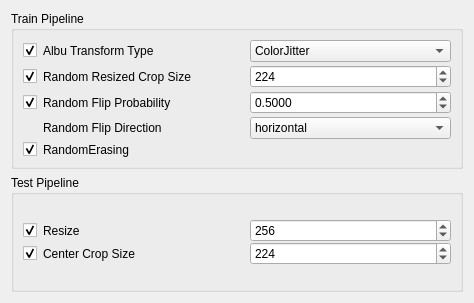
<?xml version="1.0" encoding="UTF-8"?>
<ui version="4.0">
 <class>MMClassificationDataAugmentationInput</class>
 <widget class="QWidget" name="MMClassificationDataAugmentationInput">
  <property name="geometry">
   <rect>
    <x>0</x>
    <y>0</y>
    <width>474</width>
    <height>303</height>
   </rect>
  </property>
  <property name="windowTitle">
   <string>Form</string>
  </property>
  <layout class="QGridLayout" name="gridLayout">
   <item row="0" column="0">
    <widget class="QGroupBox" name="groupDataAugmentationTrainPipeline">
     <property name="title">
      <string>Train Pipeline</string>
     </property>
     <layout class="QVBoxLayout" name="verticalLayout_9">
      <item>
       <layout class="QGridLayout" name="gridLayout_17" columnstretch="0,2,2">
        <property name="verticalSpacing">
         <number>3</number>
        </property>
        <item row="3" column="2">
         <widget class="QComboBox" name="comboBox_randomFlipDirection">
          <property name="currentText">
           <string>horizontal</string>
          </property>
          <item>
           <property name="text">
            <string>horizontal</string>
           </property>
          </item>
          <item>
           <property name="text">
            <string>vertical</string>
           </property>
          </item>
         </widget>
        </item>
        <item row="2" column="0">
         <widget class="QCheckBox" name="checkBox_randomFlipProbabilityAndDirection">
          <property name="text">
           <string/>
          </property>
          <property name="checked">
           <bool>true</bool>
          </property>
         </widget>
        </item>
        <item row="0" column="0">
         <widget class="QCheckBox" name="checkBox_albuTransformType">
          <property name="text">
           <string/>
          </property>
          <property name="checked">
           <bool>true</bool>
          </property>
         </widget>
        </item>
        <item row="2" column="1">
         <widget class="QLabel" name="label_randomFlipProbability">
          <property name="text">
           <string>Random Flip Probability</string>
          </property>
         </widget>
        </item>
        <item row="5" column="2">
         <layout class="QHBoxLayout" name="horizontalLayout_24"/>
        </item>
        <item row="1" column="0">
         <widget class="QCheckBox" name="checkBox_randomResizedCropSize">
          <property name="text">
           <string/>
          </property>
          <property name="checked">
           <bool>true</bool>
          </property>
         </widget>
        </item>
        <item row="2" column="2">
         <widget class="QDoubleSpinBox" name="doubleSpinBox_randomFlipProbability">
          <property name="text" stdset="0">
           <string>0,5000</string>
          </property>
          <property name="decimals">
           <number>4</number>
          </property>
          <property name="maximum">
           <double>1.000000000000000</double>
          </property>
          <property name="singleStep">
           <double>0.050000000000000</double>
          </property>
          <property name="value">
           <double>0.500000000000000</double>
          </property>
         </widget>
        </item>
        <item row="4" column="0">
         <widget class="QCheckBox" name="checkBox_randomErasing">
          <property name="text">
           <string/>
          </property>
          <property name="checked">
           <bool>true</bool>
          </property>
         </widget>
        </item>
        <item row="0" column="2">
         <widget class="QComboBox" name="comboBox_albuTransformType">
          <property name="currentText">
           <string>ColorJitter</string>
          </property>
          <item>
           <property name="text">
            <string>ColorJitter</string>
           </property>
          </item>
         </widget>
        </item>
        <item row="0" column="1">
         <widget class="QLabel" name="label_albuTransformType">
          <property name="text">
           <string>Albu Transform Type</string>
          </property>
         </widget>
        </item>
        <item row="1" column="1">
         <widget class="QLabel" name="label_randomResiszedCrop">
          <property name="text">
           <string>Random Resized Crop Size</string>
          </property>
         </widget>
        </item>
        <item row="3" column="1">
         <widget class="QLabel" name="label_randomFlipDirection">
          <property name="text">
           <string>Random Flip Direction</string>
          </property>
         </widget>
        </item>
        <item row="1" column="2">
         <widget class="QSpinBox" name="spinBox_resizedCropSize">
          <property name="text" stdset="0">
           <string>224</string>
          </property>
          <property name="minimum">
           <number>1</number>
          </property>
          <property name="maximum">
           <number>2000</number>
          </property>
          <property name="singleStep">
           <number>1</number>
          </property>
          <property name="value">
           <number>224</number>
          </property>
         </widget>
        </item>
        <item row="4" column="1">
         <widget class="QLabel" name="label_randomErasing">
          <property name="text">
           <string>RandomErasing</string>
          </property>
         </widget>
        </item>
        <item row="4" column="2">
         <layout class="QHBoxLayout" name="horizontalLayout_options">
          <property name="sizeConstraint">
           <enum>QLayout::SetFixedSize</enum>
          </property>
          <item>
           <spacer name="horizontalSpacer_15">
            <property name="orientation">
             <enum>Qt::Horizontal</enum>
            </property>
            <property name="sizeHint" stdset="0">
             <size>
              <width>40</width>
              <height>5</height>
             </size>
            </property>
           </spacer>
          </item>
         </layout>
        </item>
       </layout>
      </item>
     </layout>
    </widget>
   </item>
   <item row="1" column="0">
    <widget class="QGroupBox" name="groupDataAugmentationTestPipeline">
     <property name="title">
      <string>Test Pipeline</string>
     </property>
     <layout class="QVBoxLayout" name="verticalLayout_10">
      <property name="spacing">
       <number>1</number>
      </property>
      <item>
       <layout class="QGridLayout" name="gridLayout_18" columnstretch="0,2,2">
        <property name="horizontalSpacing">
         <number>6</number>
        </property>
        <property name="verticalSpacing">
         <number>0</number>
        </property>
        <item row="0" column="0">
         <widget class="QCheckBox" name="checkBox_resize">
          <property name="text">
           <string/>
          </property>
          <property name="checked">
           <bool>true</bool>
          </property>
         </widget>
        </item>
        <item row="1" column="2">
         <layout class="QHBoxLayout" name="horizontalLayout_TestOptions">
          <property name="sizeConstraint">
           <enum>QLayout::SetFixedSize</enum>
          </property>
          <item>
           <widget class="QSpinBox" name="spinBox_centerCropSize">
            <property name="text" stdset="0">
             <string>224</string>
            </property>
            <property name="minimum">
             <number>1</number>
            </property>
            <property name="maximum">
             <number>2000</number>
            </property>
            <property name="value">
             <number>224</number>
            </property>
           </widget>
          </item>
         </layout>
        </item>
        <item row="1" column="0">
         <widget class="QCheckBox" name="checkBox_centerCropSize">
          <property name="text">
           <string/>
          </property>
          <property name="checked">
           <bool>true</bool>
          </property>
         </widget>
        </item>
        <item row="0" column="1">
         <widget class="QLabel" name="label_resize">
          <property name="text">
           <string>Resize</string>
          </property>
         </widget>
        </item>
        <item row="0" column="2">
         <widget class="QSpinBox" name="spinBox_resize">
          <property name="text" stdset="0">
           <string>256</string>
          </property>
          <property name="minimum">
           <number>1</number>
          </property>
          <property name="maximum">
           <number>2000</number>
          </property>
          <property name="value">
           <number>256</number>
          </property>
         </widget>
        </item>
        <item row="1" column="1">
         <widget class="QLabel" name="label_centerCropSize">
          <property name="text">
           <string>Center Crop Size</string>
          </property>
         </widget>
        </item>
       </layout>
      </item>
     </layout>
    </widget>
   </item>
  </layout>
 </widget>
 <resources/>
 <connections>
  <connection>
   <sender>checkBox_albuTransformType</sender>
   <signal>toggled(bool)</signal>
   <receiver>comboBox_albuTransformType</receiver>
   <slot>setEnabled(bool)</slot>
   <hints>
    <hint type="sourcelabel">
     <x>30</x>
     <y>49</y>
    </hint>
    <hint type="destinationlabel">
     <x>449</x>
     <y>49</y>
    </hint>
   </hints>
  </connection>
  <connection>
   <sender>checkBox_randomResizedCropSize</sender>
   <signal>toggled(bool)</signal>
   <receiver>spinBox_resizedCropSize</receiver>
   <slot>setEnabled(bool)</slot>
   <hints>
    <hint type="sourcelabel">
     <x>30</x>
     <y>76</y>
    </hint>
    <hint type="destinationlabel">
     <x>228</x>
     <y>83</y>
    </hint>
   </hints>
  </connection>
  <connection>
   <sender>checkBox_randomFlipProbabilityAndDirection</sender>
   <signal>toggled(bool)</signal>
   <receiver>doubleSpinBox_randomFlipProbability</receiver>
   <slot>setEnabled(bool)</slot>
   <hints>
    <hint type="sourcelabel">
     <x>36</x>
     <y>111</y>
    </hint>
    <hint type="destinationlabel">
     <x>244</x>
     <y>113</y>
    </hint>
   </hints>
  </connection>
  <connection>
   <sender>checkBox_randomFlipProbabilityAndDirection</sender>
   <signal>toggled(bool)</signal>
   <receiver>comboBox_randomFlipDirection</receiver>
   <slot>setEnabled(bool)</slot>
   <hints>
    <hint type="sourcelabel">
     <x>28</x>
     <y>106</y>
    </hint>
    <hint type="destinationlabel">
     <x>217</x>
     <y>141</y>
    </hint>
   </hints>
  </connection>
  <connection>
   <sender>checkBox_resize</sender>
   <signal>toggled(bool)</signal>
   <receiver>spinBox_resize</receiver>
   <slot>setEnabled(bool)</slot>
   <hints>
    <hint type="sourcelabel">
     <x>32</x>
     <y>264</y>
    </hint>
    <hint type="destinationlabel">
     <x>163</x>
     <y>274</y>
    </hint>
   </hints>
  </connection>
  <connection>
   <sender>checkBox_centerCropSize</sender>
   <signal>toggled(bool)</signal>
   <receiver>spinBox_centerCropSize</receiver>
   <slot>setEnabled(bool)</slot>
   <hints>
    <hint type="sourcelabel">
     <x>28</x>
     <y>300</y>
    </hint>
    <hint type="destinationlabel">
     <x>195</x>
     <y>305</y>
    </hint>
   </hints>
  </connection>
 </connections>
</ui>
